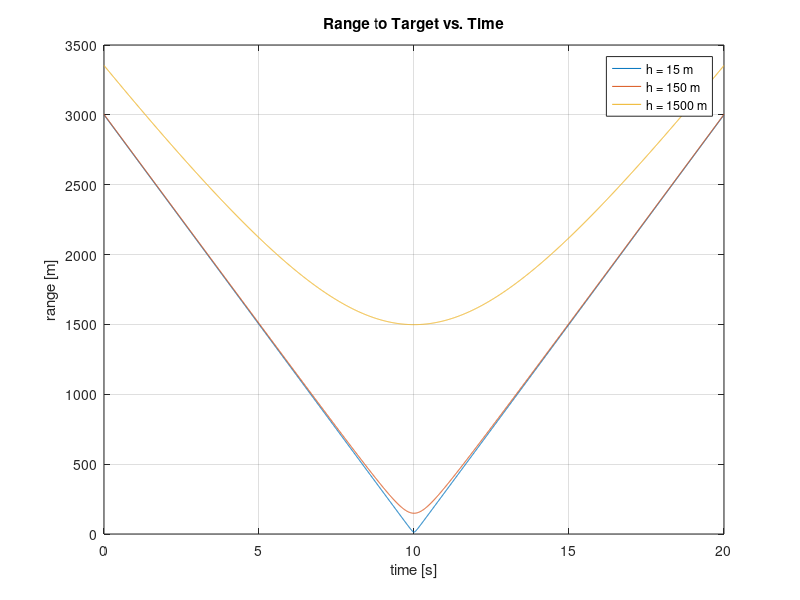
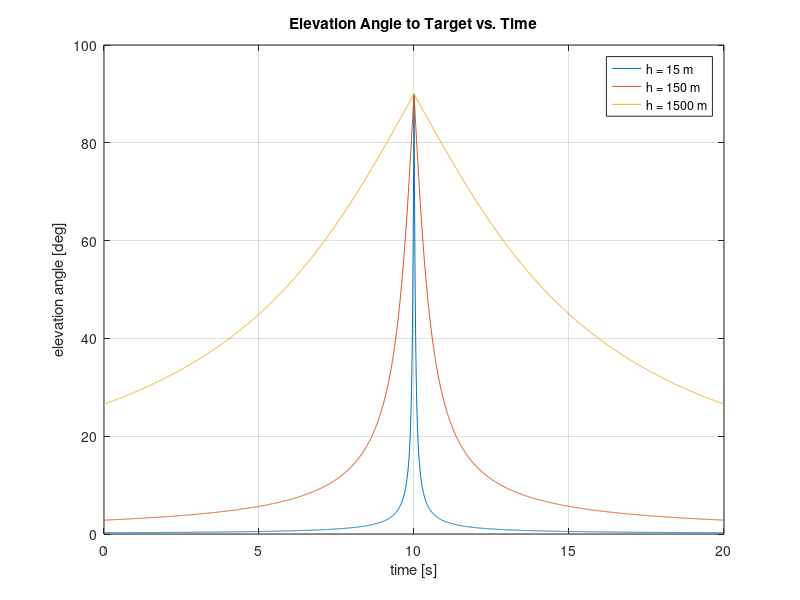

MATLAB code to generate these figures, in order:
% esther shore
% egr-101
% homework 7, question 4

clc; close all; clear;

% range to target vs. time

t = 0:0.01:20; % vector of times 0 to 20 sec, intervals of 0.01 sec

x = -3000 + 300*t; % x equation of motion
y = [15,150,1500]; % y values

% range to the target equations
r1 = sqrt(x.^2+(y(1)-1.5).^2);
r2 = sqrt(x.^2+(y(2)-1.5).^2);
r3 = sqrt(x.^2+(y(3)-1.5).^2);

% graph plots of range to target vs. time
plot(t,r1)
hold on
plot(t,r2)
plot(t,r3)
grid on
xlabel('time [s]')
ylabel('range [m]')
title('Range to Target vs. Time')
legend('h = 15 m','h = 150 m','h = 1500 m')

savefig('hmwk7Q4a.fig')

% elevation angle equations
theta1 = acosd(abs(x./r1));
theta2 = acosd(abs(x./r2));
theta3 = acosd(abs(x./r3));

% graph plots of elevation angle to target vs. time
figure
plot(t,theta1)
hold on
plot(t,theta2)
plot(t,theta3)
grid on
xlabel('time [s]')
ylabel('elevation angle [deg]')
title('Elevation Angle to Target vs. Time')
legend('h = 15 m','h = 150 m','h = 1500 m')

savefig('hmwk7Q4b.fig')
